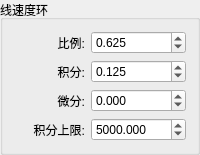
              <widget class="QGroupBox" name="groupBox_8">
               <property name="title">
                <string>线速度环</string>
               </property>
               <layout class="QHBoxLayout" name="horizontalLayout_39">
                <item>
                 <layout class="QVBoxLayout" name="verticalLayout_44">
                  <item>
                   <widget class="QLabel" name="label_44">
                    <property name="sizePolicy">
                     <sizepolicy hsizetype="Preferred" vsizetype="Preferred">
                      <horstretch>0</horstretch>
                      <verstretch>0</verstretch>
                     </sizepolicy>
                    </property>
                    <property name="text">
                     <string>比例:</string>
                    </property>
                    <property name="alignment">
                     <set>Qt::AlignRight|Qt::AlignTrailing|Qt::AlignVCenter</set>
                    </property>
                   </widget>
                  </item>
                  <item>
                   <widget class="QLabel" name="label_56">
                    <property name="sizePolicy">
                     <sizepolicy hsizetype="Preferred" vsizetype="Preferred">
                      <horstretch>0</horstretch>
                      <verstretch>0</verstretch>
                     </sizepolicy>
                    </property>
                    <property name="text">
                     <string>积分:</string>
                    </property>
                    <property name="alignment">
                     <set>Qt::AlignRight|Qt::AlignTrailing|Qt::AlignVCenter</set>
                    </property>
                   </widget>
                  </item>
                  <item>
                   <widget class="QLabel" name="label_57">
                    <property name="sizePolicy">
                     <sizepolicy hsizetype="Preferred" vsizetype="Preferred">
                      <horstretch>0</horstretch>
                      <verstretch>0</verstretch>
                     </sizepolicy>
                    </property>
                    <property name="text">
                     <string>微分:</string>
                    </property>
                    <property name="alignment">
                     <set>Qt::AlignRight|Qt::AlignTrailing|Qt::AlignVCenter</set>
                    </property>
                   </widget>
                  </item>
                  <item>
                   <widget class="QLabel" name="label_58">
                    <property name="sizePolicy">
                     <sizepolicy hsizetype="Preferred" vsizetype="Preferred">
                      <horstretch>0</horstretch>
                      <verstretch>0</verstretch>
                     </sizepolicy>
                    </property>
                    <property name="text">
                     <string>积分上限:</string>
                    </property>
                    <property name="alignment">
                     <set>Qt::AlignRight|Qt::AlignTrailing|Qt::AlignVCenter</set>
                    </property>
                   </widget>
                  </item>
                 </layout>
                </item>
                <item>
                 <layout class="QVBoxLayout" name="verticalLayout_45">
                  <item>
                   <widget class="QDoubleSpinBox" name="doubleSpinBox_line_speed_p">
                    <property name="sizePolicy">
                     <sizepolicy hsizetype="Preferred" vsizetype="Fixed">
                      <horstretch>0</horstretch>
                      <verstretch>0</verstretch>
                     </sizepolicy>
                    </property>
                    <property name="decimals">
                     <number>3</number>
                    </property>
                    <property name="minimum">
                     <double>-99999999.000000000000000</double>
                    </property>
                    <property name="maximum">
                     <double>99999999.000000000000000</double>
                    </property>
                    <property name="value">
                     <double>0.625000000000000</double>
                    </property>
                   </widget>
                  </item>
                  <item>
                   <widget class="QDoubleSpinBox" name="doubleSpinBox_line_speed_i">
                    <property name="sizePolicy">
                     <sizepolicy hsizetype="Preferred" vsizetype="Fixed">
                      <horstretch>0</horstretch>
                      <verstretch>0</verstretch>
                     </sizepolicy>
                    </property>
                    <property name="decimals">
                     <number>3</number>
                    </property>
                    <property name="minimum">
                     <double>-99999999.000000000000000</double>
                    </property>
                    <property name="maximum">
                     <double>99999999.000000000000000</double>
                    </property>
                    <property name="value">
                     <double>0.125000000000000</double>
                    </property>
                   </widget>
                  </item>
                  <item>
                   <widget class="QDoubleSpinBox" name="doubleSpinBox_line_speed_d">
                    <property name="sizePolicy">
                     <sizepolicy hsizetype="Preferred" vsizetype="Fixed">
                      <horstretch>0</horstretch>
                      <verstretch>0</verstretch>
                     </sizepolicy>
                    </property>
                    <property name="decimals">
                     <number>3</number>
                    </property>
                    <property name="minimum">
                     <double>-99999999.000000000000000</double>
                    </property>
                    <property name="maximum">
                     <double>99999999.000000000000000</double>
                    </property>
                   </widget>
                  </item>
                  <item>
                   <widget class="QDoubleSpinBox" name="doubleSpinBox_line_speed_max_i">
                    <property name="sizePolicy">
                     <sizepolicy hsizetype="Preferred" vsizetype="Fixed">
                      <horstretch>0</horstretch>
                      <verstretch>0</verstretch>
                     </sizepolicy>
                    </property>
                    <property name="decimals">
                     <number>3</number>
                    </property>
                    <property name="minimum">
                     <double>-99999999.000000000000000</double>
                    </property>
                    <property name="maximum">
                     <double>99999999.000000000000000</double>
                    </property>
                    <property name="value">
                     <double>5000.000000000000000</double>
                    </property>
                   </widget>
                  </item>
                 </layout>
                </item>
               </layout>
              </widget>
